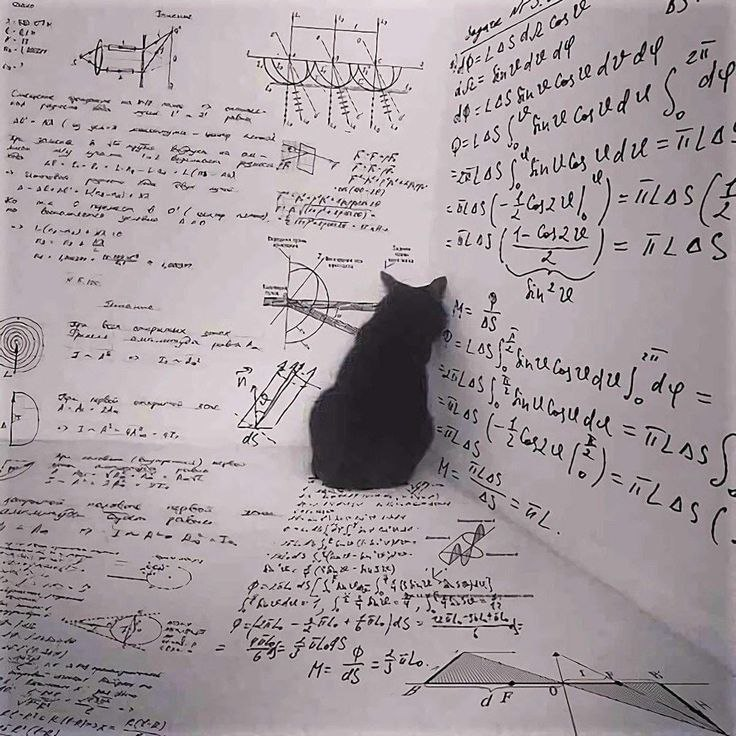
#> input picture image.jpg, 736 x 736 px, found by its file name
$ python lab1.py
#> lines starting #> are read from the running program, lines starting #| are printed output that depends on the picture
import numpy as np
import matplotlib.pyplot as plt
from mpl_toolkits.mplot3d import Axes3D
import cv2

# 2D shapes
triangle = np.array([[0, 0], [1, 0], [0.5, 1], [0, 0]])
polygon = np.array([[0, 0], [1, 0.2], [0.4, 1], [0.5, 0.4], [0, 0.8], [-0.5, 0.4], [-0.4, 1], [-1, 0.2], [0, 0]])

# 3D shape
tetrahedron = np.array([
    [1, 1, 1],
    [1, -1, -1],
    [-1, 1, -1],
    [-1, -1, 1],
    [1, 1, 1]
])

# 2D shapes plot
def plot_shape(shape, title="Shape"):
    plt.figure()
    plt.plot(shape[:, 0], shape[:, 1], 'o-', linewidth=2)
    plt.title(title)
    plt.axis('equal')
    plt.grid(True)
    plt.show()

# 3D shapes plot
# [15 lines left out: functions plot_3d_shape, rotate, not called in this run]

def rotatecv(shape, angle):
    rotation_matrix = cv2.getRotationMatrix2D((0, 0), angle, 1)
    return shape @ rotation_matrix[:, :2].T

# scaling
# [6 lines left out: function scale, not called in this run]

def scalecv(shape, scale_factor):
    return shape * scale_factor

# reflection
# [32 lines left out: functions reflect, reflectcv, shear, not called in this run]

def transform(shape, transformation_matrix):
    return shape @ transformation_matrix.T

# 3D transformation
# [43 lines left out: functions rotate_3d, rotate_3dcv, not called in this run]

# custom matrix
def scale_3d(shape, scale_factor):
    scaling_matrix = np.diag([scale_factor, scale_factor, scale_factor])
    return shape @ scaling_matrix.T

def scale_3dnp(shape, scale_factor):
    scaling_matrix = np.diag([scale_factor, scale_factor, scale_factor]).astype(np.float32)
    return shape @ scaling_matrix.T

# Image transformation
# [6 lines left out: function rotate_image, not called in this run]

def scale_image(image, scale_factor):
    return cv2.resize(image, None, fx=scale_factor, fy=scale_factor, interpolation=cv2.INTER_LINEAR)

# [19 lines left out: functions reflect_image, shear_image, transform_image, not called in this run]

# Load image
image = cv2.imread('image.jpg')
#> image is the input picture: shape (736, 736, 3); mean B, G, R 160.1, 155.6, 165.6

# Menu
def menu():
    while True:
        print("\nChoose an option:")
        print("0. Exit")
        print("1. Show initial shape")
        print("2. Rotate")
        print("3. Scale")
        print("4. Reflect")
        print("5. Shear")
        print("6. Custom Transformation")
        print("7. Rotate 3D (only for 3D figure)")
        print("8. Scale 3D (only for 3D figure)")
        print("9. Image Transformations")


        choice = input("Enter the number of your choice: ")
#> the answer given: 1

        if choice == '0':
            break

        if choice == '1':
            print("\nChoose a figure to display:")
            print("1. Triangle (2D)")
            print("2. Polygon (2D)")
            print("3. Tetrahedron (3D)")

            figure_choice = input("Enter the number of the figure: ")
#> the answer given: 1
#> in plot_shape, `plt.show()`:
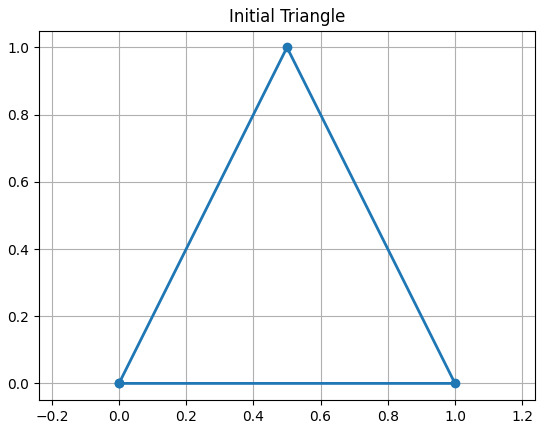
#> figure drawn by matplotlib, 1 panel
#> the answer given: 1
#> the answer given: 1
#> the answer given: 1
#> the answer given: 1

            if figure_choice == '1':
                plot_shape(triangle, "Initial Triangle")
            elif figure_choice == '2':
                plot_shape(polygon, "Initial Polygon")
            elif figure_choice == '3':
                plot_3d_shape(tetrahedron, "Initial Tetrahedron")
            else:
                print("Invalid choice. Please try again.")

        elif choice in ['2', '3', '4', '5', '6', '7', '8']:
            print("\nChoose a figure:")
            print("1. Triangle (2D)")
            print("2. Polygon (2D)")
            print("3. Tetrahedron (3D)")

            figure_choice = input("Enter the number of the figure: ")

            if figure_choice not in ['1', '2', '3']:
                print("Invalid choice. Please try again.")
                continue

            if choice == '2':  # Rotate
                angle = float(input("Enter the angle of rotation: "))
                if figure_choice == '1':
                    result = rotatecv(triangle, angle)
                    plot_shape(result, f"Rotated Triangle by {angle} degrees")
                elif figure_choice == '2':
                    result = rotate(polygon, angle)
                    plot_shape(result, f"Rotated Polygon by {angle} degrees")
                elif figure_choice == '3':
                    axis = input("Enter the axis of rotation (x, y, or z): ").lower()
                    result = rotate_3dcv(tetrahedron, axis, angle)
                    plot_3d_shape(result, f"Rotated Tetrahedron by {angle} degrees along {axis} axis")

            elif choice == '3':  # Scale
                scale_factor = float(input("Enter the scale factor: "))
                if figure_choice == '1':
                    result = scale(triangle, scale_factor)
                    plot_shape(result, f"Scaled Triangle by factor {scale_factor}")
                elif figure_choice == '2':
                    result = scalecv(polygon, scale_factor)
                    plot_shape(result, f"Scaled Polygon by factor {scale_factor}")
                elif figure_choice == '3':
                    result = scale_3dnp(tetrahedron, scale_factor)
                    plot_3d_shape(result, f"Scaled Tetrahedron by factor {scale_factor}")

            elif choice == '4':  # Reflect
                axis = input("Enter the axis of reflection (x or y): ").lower()
                if figure_choice == '1':
                    result = reflect(triangle, axis)
                    plot_shape(result, f"Reflected Triangle over {axis.upper()} axis")
                elif figure_choice == '2':
                    result = reflectcv(polygon, axis)
                    plot_shape(result, f"Reflected Polygon over {axis.upper()} axis")

            elif choice == '5':  # Shear
                axis = input("Enter the axis of shear (x or y): ").lower()
                shear_factor = float(input(f"Enter the shear factor along {axis.upper()} axis: "))
                if figure_choice == '1':
                    result = shear(triangle, axis, shear_factor)
                    plot_shape(result, f"Sheared Triangle along {axis.upper()} axis with factor {shear_factor}")
                elif figure_choice == '2':
                    result = shear(polygon, axis, shear_factor)
                    plot_shape(result, f"Sheared Polygon along {axis.upper()} axis with factor {shear_factor}")

            elif choice == '6':  # Custom Transformation
                matrix = input("Enter the transformation matrix as comma-separated values (e.g., 1,0,0,1 for 2x2 identity matrix): ")
                matrix = np.array(matrix.split(','), dtype=float).reshape((2, 2))
                if figure_choice == '1':
                    result = transform(triangle, matrix)
                    plot_shape(result, "Transformed Triangle with custom matrix")
                elif figure_choice == '2':
                    result = transform(polygon, matrix)
                    plot_shape(result, "Transformed Polygon with custom matrix")

            elif choice == '7':  # Rotate 3D
                if figure_choice == '3':
                    axis = input("Enter the axis of rotation (x, y, or z): ").lower()
                    angle = float(input("Enter the angle of rotation: "))
                    result = rotate_3d(tetrahedron, axis, angle)
                    plot_3d_shape(result, f"Rotated Tetrahedron by {angle} degrees along {axis} axis")
                else:
                    print("Invalid choice. 3D transformations are only available for Tetrahedron.")

            elif choice == '8':  # Scale 3D
                if figure_choice == '3':
                    scale_factor = float(input("Enter the scale factor: "))
                    result = scale_3d(tetrahedron, scale_factor)
                    plot_3d_shape(result, f"Scaled Tetrahedron by factor {scale_factor}")
                else:
                    print("Invalid choice. 3D transformations are only available for Tetrahedron.")

        elif choice == '9':  # Image Transformations
            print("\nChoose an image transformation:")
            print("1. Rotate")
            print("2. Scale")
            print("3. Reflect")
            print("4. Shear")
            print("5. Custom Transformation")

            img_choice = input("Enter the number of the transformation: ")

            if img_choice == '1':  # Rotate
                angle = float(input("Enter the angle of rotation: "))
                result = rotate_image(image, angle)
                cv2.imshow("Rotated Image", result)
                cv2.waitKey(0)
                cv2.destroyAllWindows()

            elif img_choice == '2':  # Scale
                scale_factor = float(input("Enter the scale factor: "))
                result = scale_image(image, scale_factor)
                cv2.imshow("Scaled Image", result)
                cv2.waitKey(0)
                cv2.destroyAllWindows()

            elif img_choice == '3':  # Reflect
                axis = input("Enter the axis of reflection (x or y): ").lower()
                result = reflect_image(image, axis)
                cv2.imshow("Reflected Image", result)
                cv2.waitKey(0)
                cv2.destroyAllWindows()

            elif img_choice == '4':  # Shear
                axis = input("Enter the axis of shear (x or y): ").lower()
                shear_factor = float(input(f"Enter the shear factor along {axis.upper()} axis: "))
                result = shear_image(image, shear_factor, axis)
                cv2.imshow("Sheared Image", result)
                cv2.waitKey(0)
                cv2.destroyAllWindows()

            elif img_choice == '5':  # Custom Transformation
                matrix = input("Enter the transformation matrix as comma-separated values (e.g., 1,0,0,1,0,0 for 2x3 matrix): ")
                matrix = np.array(matrix.split(','), dtype=float).reshape((2, 3))
                result = transform_image(image, matrix)
                cv2.imshow("Transformed Image", result)
                cv2.waitKey(0)
                cv2.destroyAllWindows()
            else:
                print("Invalid choice. Please try again.")

        else:
            print("Invalid choice. Please try again.")

#> (the run stopped early here; a loop or call above may not have finished)
